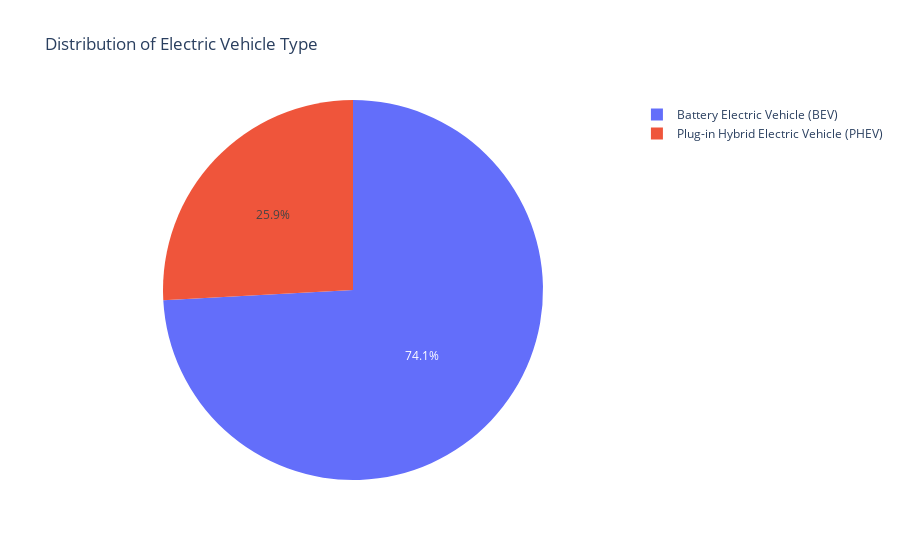

Source (notebook cell):
### Code cell
fig = px.pie(values = ev_type_counts.values, names=ev_type_counts.index ,title='Distribution of Electric Vehicle Type')
fig.show()

### Figure 1 — Plotly figure (JSON) as saved in the notebook; plotly's stock layout.template omitted (floating-point values rounded to 4 significant figures)
{"data": [{"domain": {"x": [0, 1], "y": [0, 1]}, "hovertemplate": "label=%{label}<br>value=%{value}<extra></extra>", "labels": ["Battery Electric Vehicle (BEV)", "Plug-in Hybrid Electric Vehicle (PHEV)"], "legendgroup": "", "name": "", "showlegend": true, "type": "pie", "values": [106808, 37263]}], "layout": {"legend": {"tracegroupgap": 0}, "title": {"text": "Distribution of Electric Vehicle Type"}}}
